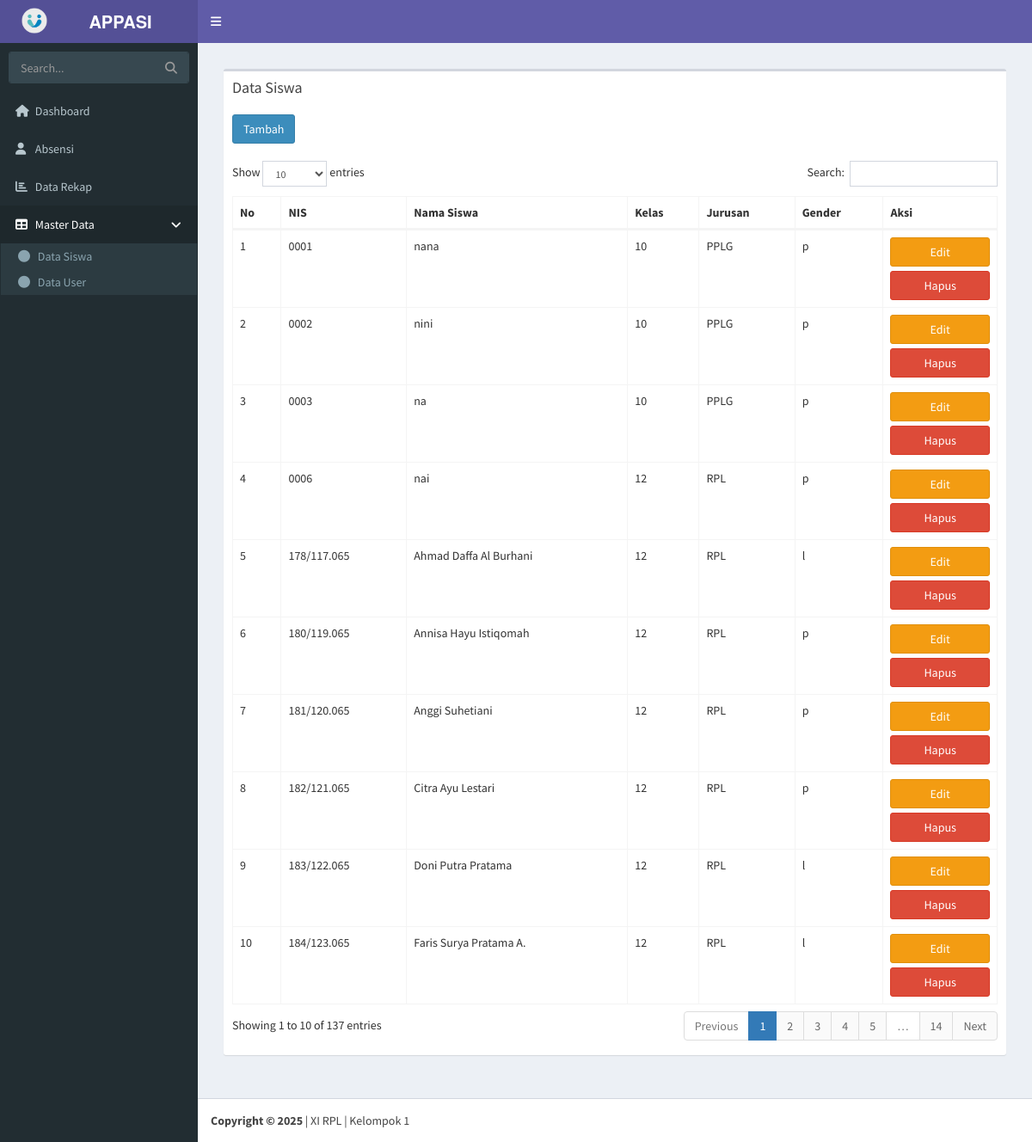
/index.php?hal=data-siswa (signed in), run on the app's committed database.
### tables this page shows
CREATE TABLE IF NOT EXISTS `data_siswa` (
  `nis` varchar(11) NOT NULL,
  `nama_siswa` varchar(100) NOT NULL,
  `kelas` int NOT NULL,
  `jurusan` varchar(4) NOT NULL,
  `gender` varchar(1) NOT NULL,
  PRIMARY KEY (`nis`) USING BTREE
);

### content/data-siswa.php (the view)
<section class="content">
    <div class="row">
        <div class="col-xs-12">
            <div class="box">
                <div class="box-header">
                <h3 class="box-title">Data Siswa</h3>
                </div>
                <div class="box-body">
                <div><a href="?hal=tambah-siswa" class="btn  btn-primary">Tambah</a></div><br>
                    <table id="example2" class="table table-bordered table-hover">
                        <thead>
                            <tr>
                                <th>No</th>
                                <th>NIS</th>
                                <th>Nama Siswa</th>
                                <th>Kelas</th>
                                <th>Jurusan</th>
                                <th>Gender</th>
                                <th>Aksi</th>
                            </tr>
                        </thead>
                        <tbody>
                            <?php
                            $query = "SELECT * FROM data_siswa";
                            $result = mysqli_query($con, $query);
                            $no = 0;
                            while($data = mysqli_fetch_assoc($result)){
                                $no++;
                            ?>
                            <tr>
                                <td><?=$no?></td>
                                <td><?=$data['nis']?></td>
                                <td><?=$data['nama_siswa']?></td>
                                <td><?=$data['kelas']?></td>
                                <td><?=$data['jurusan']?></td>
                                <td><?=$data['gender']?></td>
                                <td>
                                    <a href="?hal=edit-siswa&nis=<?=$data['nis']?>" class="btn btn-block btn-warning">Edit</a>
                                    <a href="?hal=siswa-hapus&nis=<?=$data['nis']?>" class="btn btn-block btn-danger">Hapus</a>
                                </td>
                            </tr>
<?php
}
?>
                        </tbody>
                    </table>
                </div>
            </div>
        </div>
    </div>
</section>

### konten.php
<?php
    $halaman = [
        "dashboard",
        "data-absen",
        "data-user",
        "data-absen-insert",
        "data-rekap",
        "pengaturan",
        "tambah-user",
        "user-insert",
        "data-admin",
        "data-siswa",
        "tambah-siswa",
        "siswa-insert",
        "edit-siswa",
        "siswa-hapus",
        "siswa-update",
        "siswa-hapus",
        "masukan",
        "xaklpa",
        "xaklpi",
        "xpplgpa",
        "xpplgpi",
        "xirplpa",
        "xirplpi",
        "xilpspa",
        "xilpspi",
        "presensi"
    ];
    if (isset($_GET['hal'])) {
        $hal = $_GET['hal'];
    }else{
        $hal = 'dashboard';
    }
    foreach($halaman as $h) {
        if ($hal == $h) {
            include "content/$h.php";
            break;
        }
    }
?>

### data on the page
data_siswa: nis "0001", nama_siswa "nana", kelas "10", jurusan "PPLG", gender "p"
data_siswa: nis "0002", nama_siswa "nini", kelas "10", jurusan "PPLG", gender "p"
data_siswa: nis "0003", nama_siswa "na", kelas "10", jurusan "PPLG", gender "p"
data_siswa: nis "0006", nama_siswa "nai", kelas "12", jurusan "RPL", gender "p"
data_siswa: nis "178/117.065", nama_siswa "Ahmad Daffa Al Burhani", kelas "12", jurusan "RPL", gender "l"
data_siswa: nis "180/119.065", nama_siswa "Annisa Hayu Istiqomah", kelas "12", jurusan "RPL", gender "p"
data_siswa: nis "181/120.065", nama_siswa "Anggi Suhetiani", kelas "12", jurusan "RPL", gender "p"
data_siswa: nis "182/121.065", nama_siswa "Citra Ayu Lestari", kelas "12", jurusan "RPL", gender "p"
data_siswa: nis "183/122.065", nama_siswa "Doni Putra Pratama", kelas "12", jurusan "RPL", gender "l"
data_siswa: nis "184/123.065", nama_siswa "Faris Surya Pratama A.", kelas "12", jurusan "RPL", gender "l"
